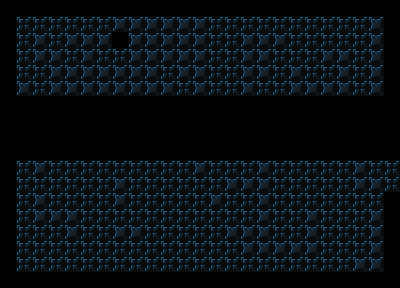

Tiled map render using the project's own tile images. Description and the map definition, with tile-layer contents summarised, below:
An orthogonal 25x18 tile map with 16x16 px tiles, 1 tile layer (background) and 182 objects (131x tile, 12x pickup_bomb, 7x path, 4x barrel_up, 3x moving_platform, ...).

<map version="1.4" tiledversion="1.4.3" orientation="orthogonal" renderorder="right-down" width="25" height="18" tilewidth="16" tileheight="16" infinite="0" nextlayerid="12" nextobjectid="355">
 <properties>
  <property name="display_name" value="Learning To Walk" />
  <property name="next_level" value="./data/levels/tmx/L03-Pushing.tmx" />
  <property name="player_bomb_count" type="int" value="0" />
 </properties>
 <tileset firstgid="1" name="newtiledsheet" tilewidth="16" tileheight="16" tilecount="180" columns="9">
  <image source="../../newtiledsheet.png" width="144" height="320" />
  <tile id="0">
   <properties>
    <property name="destructable" value="" />
    <property name="solid" value="1" />
   </properties>
  </tile>
  <tile id="1">
   <properties>
    <property name="destructable" value="" />
    <property name="solid" value="1" />
   </properties>
  </tile>
  <tile id="2">
   <properties>
    <property name="destructable" value="" />
    <property name="solid" value="1" />
   </properties>
  </tile>
  <tile id="3">
   <properties>
    <property name="destructable" value="" />
    <property name="solid" value="1" />
   </properties>
  </tile>
  <tile id="4">
   <properties>
    <property name="destructable" value="" />
    <property name="solid" value="" />
   </properties>
  </tile>
  <tile id="9">
   <properties>
    <property name="destructable" value="" />
    <property name="solid" value="1" />
   </properties>
  </tile>
  <tile id="10">
   <properties>
    <property name="destructable" value="" />
    <property name="solid" value="1" />
   </properties>
  </tile>
  <tile id="11">
   <properties>
    <property name="destructable" value="" />
    <property name="solid" value="1" />
   </properties>
  </tile>
  <tile id="12">
   <properties>
    <property name="destructable" value="" />
    <property name="solid" value="1" />
   </properties>
  </tile>
  <tile id="13">
   <properties>
    <property name="destructable" value="" />
    <property name="solid" value="" />
   </properties>
  </tile>
  <tile id="18">
   <properties>
    <property name="destructable" value="" />
    <property name="solid" value="" />
   </properties>
  </tile>
  <tile id="19">
   <properties>
    <property name="destructable" value="" />
    <property name="solid" value="" />
   </properties>
  </tile>
  <tile id="20">
   <properties>
    <property name="destructable" type="bool" value="true" />
    <property name="solid" value="1" />
   </properties>
  </tile>
  <tile id="27">
   <properties>
    <property name="destructable" value="" />
    <property name="solid" value="1" />
   </properties>
  </tile>
  <tile id="28">
   <properties>
    <property name="destructable" value="" />
    <property name="solid" value="1" />
   </properties>
  </tile>
  <tile id="29">
   <properties>
    <property name="destructable" value="1" />
    <property name="solid" value="1" />
   </properties>
  </tile>
  <tile id="30">
   <properties>
    <property name="destructable" value="" />
    <property name="solid" value="1" />
   </properties>
  </tile>
  <tile id="31">
   <properties>
    <property name="destructable" value="" />
    <property name="solid" value="" />
   </properties>
  </tile>
  <tile id="32">
   <properties>
    <property name="destructable" value="" />
    <property name="solid" value="" />
   </properties>
  </tile>
  <tile id="54">
   <properties>
    <property name="destructable" value="" />
    <property name="solid" value="True" />
   </properties>
  </tile>
  <tile id="58">
   <properties>
    <property name="destructable" value="" />
    <property name="solid" value="" />
   </properties>
  </tile>
 </tileset>
 <layer id="1" name="background" width="25" height="18">
  <data>[450 cells, 450 non-empty, 5 distinct tile ids]</data>
 </layer>
 <objectgroup id="4" name="objects">
  <object id="83" type="tile" gid="1" x="16" y="16" width="16" height="16" />
  <object id="85" type="tile" gid="1" x="32" y="16" width="16" height="16" />
  <object id="100" type="tile" gid="10" x="16" y="288" width="16" height="16" />
  <object id="115" type="tile" gid="28" x="0" y="48" width="16" height="16" />
  <object id="116" type="tile" gid="11" x="0" y="48" width="16" height="16" />
  <object id="117" type="actor" gid="46" x="16" y="32" width="16" height="16" />
  <object id="118" type="tile" gid="1" x="48" y="16" width="16" height="16" />
  <object id="119" type="tile" gid="1" x="352" y="16" width="16" height="16" />
  <object id="126" type="tile" gid="2" x="384" y="32" width="16" height="16" />
  <object id="129" type="tile" gid="1" x="112" y="16" width="16" height="16" />
  <object id="147" type="torch" gid="98" x="32" y="16" width="16" height="16" />
  <object id="148" type="scene_switching_tile" gid="32" x="112" y="48" width="16" height="16">
   <properties>
    <property name="scene" value="./data/levels/tmx/L03-Pushing.tmx" />
   </properties>
  </object>
  <object id="149" type="tile" gid="2" x="384" y="48" width="16" height="16" />
  <object id="153" type="particle_emitter" x="32" y="0" width="16" height="16">
   <properties>
    <property name="emits" value="smoke" />
   </properties>
  </object>
  <object id="155" type="tile" gid="10" x="32" y="288" width="16" height="16" />
  <object id="156" type="tile" gid="10" x="48" y="288" width="16" height="16" />
  <object id="157" type="tile" gid="10" x="64" y="288" width="16" height="16" />
  <object id="158" type="tile" gid="10" x="80" y="288" width="16" height="16" />
  <object id="159" type="tile" gid="10" x="96" y="288" width="16" height="16" />
  <object id="160" type="tile" gid="10" x="112" y="288" width="16" height="16" />
  <object id="161" type="tile" gid="10" x="128" y="288" width="16" height="16" />
  <object id="166" type="tile" gid="28" x="0" y="64" width="16" height="16" />
  <object id="167" type="tile" gid="11" x="0" y="64" width="16" height="16" />
  <object id="168" type="tile" gid="28" x="0" y="80" width="16" height="16" />
  <object id="169" type="tile" gid="11" x="0" y="80" width="16" height="16" />
  <object id="170" type="tile" gid="28" x="0" y="96" width="16" height="16" />
  <object id="171" type="tile" gid="11" x="0" y="96" width="16" height="16" />
  <object id="172" type="tile" gid="28" x="0" y="112" width="16" height="16" />
  <object id="173" type="tile" gid="11" x="0" y="112" width="16" height="16" />
  <object id="174" type="tile" gid="28" x="0" y="128" width="16" height="16" />
  <object id="175" type="tile" gid="11" x="0" y="128" width="16" height="16" />
  <object id="176" type="tile" gid="28" x="0" y="144" width="16" height="16" />
  <object id="177" type="tile" gid="11" x="0" y="144" width="16" height="16" />
  <object id="178" type="barrel_up" gid="141" x="352" y="272" width="16" height="16" />
  <object id="179" type="barrel_up" gid="141" x="320" y="272" width="16" height="16">
   <properties>
    <property name="pattern" value="burst" />
   </properties>
  </object>
  <object id="180" type="barrel_up" gid="141" x="336" y="272" width="16" height="16">
   <properties>
    <property name="pattern" value="flame" />
   </properties>
  </object>
  <object id="181" type="laser_up" gid="141" x="224" y="272" width="16" height="16">
   <properties>
    <property name="follows_path_id" type="int" value="1" />
   </properties>
  </object>
  <object id="187" type="tile" gid="10" x="144" y="288" width="16" height="16" />
  <object id="188" type="laser_right" gid="143" x="16" y="208" width="16" height="16">
   <properties>
    <property name="follows_path_id" type="int" value="2" />
   </properties>
  </object>
  <object id="205" type="tile" gid="28" x="0" y="160" width="16" height="16" />
  <object id="206" type="tile" gid="11" x="0" y="160" width="16" height="16" />
  </objectgroup>
 <objectgroup id="11" name="paths">
  <!-- 7 objects omitted --></objectgroup>
</map>
<!-- 141 of 182 objects omitted -->
